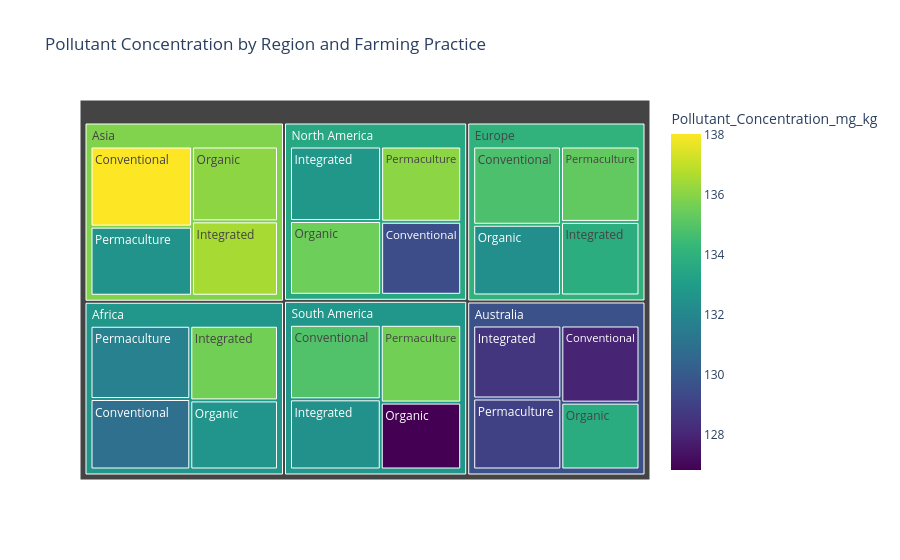

The notebook cell saved with this chart:
### Code cell
fig = px.treemap(
    df,
    path=["Region", "Farming_Practice"],  # Define the hierarchy
    values="Pollutant_Concentration_mg_kg",  # The variable to aggregate
    color="Pollutant_Concentration_mg_kg",
    color_continuous_scale="Viridis",
    title="Pollutant Concentration by Region and Farming Practice"
)
fig.show()

### Figure 1 — Plotly figure (JSON) as saved in the notebook; plotly's stock layout.template omitted (floating-point values rounded to 4 significant figures)
{"data": [{"branchvalues": "total", "customdata": [[130.9], [138.0], [128.0], [134.8], [129.5], [134.9], [135.6], [136.5], [128.6], [133.8], [132.8], [132.5], [132.6], [136.1], [133.8], [132.4], [135.5], [126.8], [131.8], [132.6], [129.0], [135.3], [136.1], [135.6], [132.7], [135.9], [129.7], [134.1], [133.5], [132.7]], "domain": {"x": [0, 1], "y": [0, 1]}, "hovertemplate": "labels=%{label}<br>Pollutant_Concentration_mg_kg_sum=%{value}<br>parent=%{parent}<br>id=%{id}<br>Pollutant_Concentration_mg_kg=%{color}<extra></extra>", "ids": ["Africa/Conventional", "Asia/Conventional", "Australia/Conventional", "Europe/Conventional", "North America/Conventional", "South America/Conventional", "Africa/Integrated", "Asia/Integrated", "Australia/Integrated", "Europe/Integrated", "North America/Integrated", "South America/Integrated", "Africa/Organic", "Asia/Organic", "Australia/Organic", "Europe/Organic", "North America/Organic", "South America/Organic", "Africa/Permaculture", "Asia/Permaculture", "Australia/Permaculture", "Europe/Permaculture", "North America/Permaculture", "South America/Permaculture", "Africa", "Asia", "Australia", "Europe", "North America", "South America"], "labels": ["Conventional", "Conventional", "Conventional", "Conventional", "Conventional", "Conventional", "Integrated", "Integrated", "Integrated", "Integrated", "Integrated", "Integrated", "Organic", "Organic", "Organic", "Organic", "Organic", "Organic", "Permaculture", "Permaculture", "Permaculture", "Permaculture", "Permaculture", "Permaculture", "Africa", "Asia", "Australia", "Europe", "North America", "South America"], "marker": {"coloraxis": "coloraxis", "colors": [130.9, 138.0, 128.0, 134.8, 129.5, 134.9, 135.6, 136.5, 128.6, 133.8, 132.8, 132.5, 132.6, 136.1, 133.8, 132.4, 135.5, 126.8, 131.8, 132.6, 129.0, 135.3, 136.1, 135.6, 132.7, 135.9, 129.7, 134.1, 133.5, 132.7]}, "name": "", "parents": ["Africa", "Asia", "Australia", "Europe", "North America", "South America", "Africa", "Asia", "Australia", "Europe", "North America", "South America", "Africa", "Asia", "Australia", "Europe", "North America", "South America", "Africa", "Asia", "Australia", "Europe", "North America", "South America", "", "", "", "", "", ""], "type": "treemap", "values": [14080.0, 16190.0, 12166, 13770.0, 11720.0, 13600.0, 13110.0, 12720.0, 12970.0, 11580.0, 13600.0, 12810.0, 12130.0, 12790.0, 10530.0, 12450.0, 13470.0, 10820.0, 14630.0, 13960.0, 12610.0, 11870.0, 12070.0, 12590.0, 53950.0, 55660.0, 48290.0, 49670.0, 50850.0, 49820.0]}], "layout": {"coloraxis": {"colorbar": {"title": {"text": "Pollutant_Concentration_mg_kg"}}, "colorscale": [[0, "#440154"], [0.1111, "#482878"], [0.2222, "#3e4989"], [0.3333, "#31688e"], [0.4444, "#26828e"], [0.5556, "#1f9e89"], [0.6667, "#35b779"], [0.7778, "#6ece58"], [0.8889, "#b5de2b"], [1, "#fde725"]]}, "legend": {"tracegroupgap": 0}, "title": {"text": "Pollutant Concentration by Region and Farming Practice"}}}
